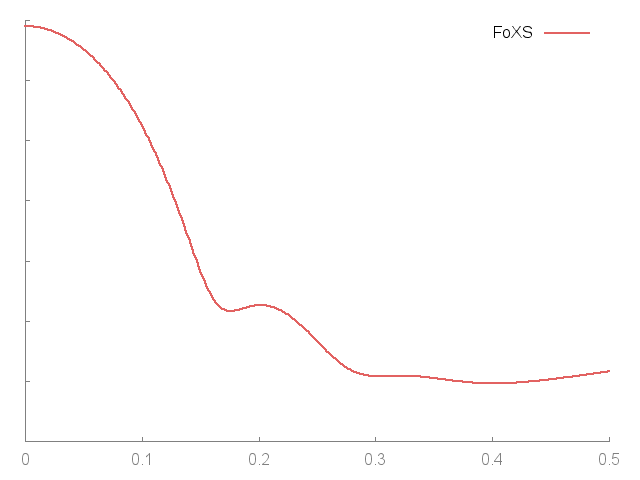

Source code (gnuplot):
set terminal png enhanced;set output "Vp133B.png";
set ylabel '';set format y '';set xtics nomirror;set ytics nomirror; set border 3
set style line 11 lc rgb '#808080' lt 1;set border 3 back ls 11;
plot 'Vp133B.pdb.dat' u 1:2 thru log(y) t 'FoXS' w lines lw 2.5 lc rgb '#e26261'
reset
